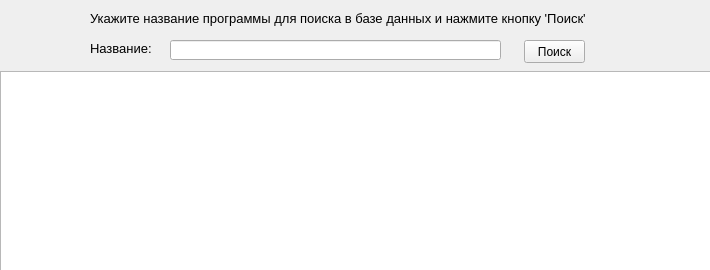
<?xml version="1.0" encoding="UTF-8"?>
<ui version="4.0">
 <class>ViewBD</class>
 <widget class="QWidget" name="ViewBD">
  <property name="windowModality">
   <enum>Qt::ApplicationModal</enum>
  </property>
  <property name="geometry">
   <rect>
    <x>0</x>
    <y>0</y>
    <width>710</width>
    <height>270</height>
   </rect>
  </property>
  <property name="windowTitle">
   <string>Поиск и просмотр базы данных</string>
  </property>
  <property name="windowIcon">
   <iconset>
    <normaloff>data/LicenseChecker.ico</normaloff>data/LicenseChecker.ico</iconset>
  </property>
  <widget class="QLabel" name="label">
   <property name="geometry">
    <rect>
     <x>90</x>
     <y>10</y>
     <width>501</width>
     <height>16</height>
    </rect>
   </property>
   <property name="font">
    <font>
     <pointsize>10</pointsize>
    </font>
   </property>
   <property name="text">
    <string>Укажите название программы для поиска в базе данных и нажмите кнопку 'Поиск'</string>
   </property>
  </widget>
  <widget class="QLabel" name="label_2">
   <property name="geometry">
    <rect>
     <x>90</x>
     <y>40</y>
     <width>61</width>
     <height>16</height>
    </rect>
   </property>
   <property name="font">
    <font>
     <pointsize>10</pointsize>
    </font>
   </property>
   <property name="text">
    <string>Название:</string>
   </property>
  </widget>
  <widget class="QLineEdit" name="leKluchBD">
   <property name="geometry">
    <rect>
     <x>170</x>
     <y>40</y>
     <width>331</width>
     <height>20</height>
    </rect>
   </property>
  </widget>
  <widget class="QPushButton" name="pbPoiskBD">
   <property name="geometry">
    <rect>
     <x>524</x>
     <y>40</y>
     <width>61</width>
     <height>23</height>
    </rect>
   </property>
   <property name="text">
    <string>Поиск</string>
   </property>
  </widget>
  <widget class="QTableWidget" name="tableWidgetBD">
   <property name="geometry">
    <rect>
     <x>0</x>
     <y>71</y>
     <width>711</width>
     <height>201</height>
    </rect>
   </property>
  </widget>
 </widget>
 <resources/>
 <connections/>
</ui>
